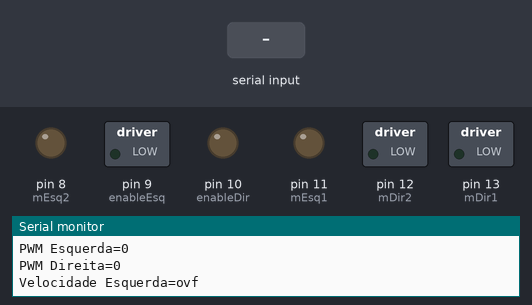
A sketch run on a simulated Arduino Uno, built with avr-gcc and run on an emulated ATmega328P. Parts: switched loads named in the sketch (green lamp = pin HIGH), output pins drawn as LEDs (lit = HIGH), the last lines printed to the serial monitor. The test bench sets the inputs (shaded band).

Above: at 1.2 s.
1.3 s: byte 90 received over Serial
At 2.3 s:
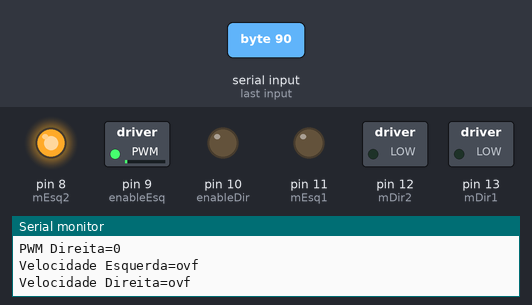
3.0 s: byte 120 received over Serial
At 3.8 s:
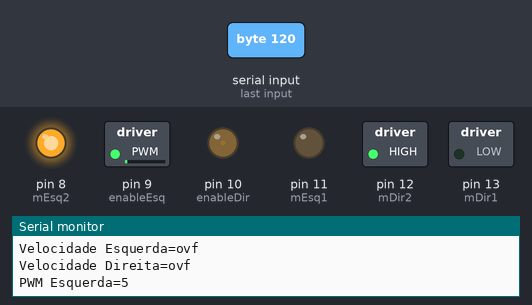
Timing chart, 0 to 6.0 s (numbered marks = the images above; inputs shaded):
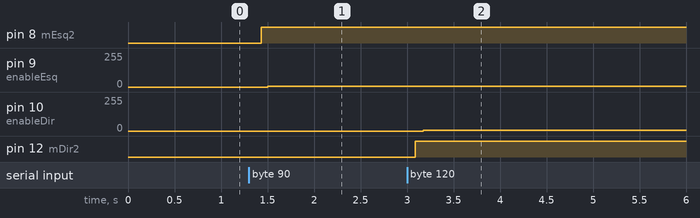

The sketch:

Final_Version_old.ino
```cpp
  // DEFINIÇÃO DO ROBO 1
 const int this_robot=1; // diretriz que informa qual o numero de cada robo - cada robo recebera um diferente


 //DEFINIÇÕES DOS PINOS PONTE H
  //Motor A Direito
  const int mDir1 = 13;
  const int mDir2 = 12;
  const int enableDir = 10;
  //Motor B Esquerdo
  const int mEsq1 = 11;
  const int mEsq2 = 8;
  const int enableEsq = 9;

//DEFINIÇÕES DAS VARIAVES

//Variaveis de controle
  float pesquisa_vel[] = {0, 1000, 1500, 2000, 2500, 3000, 3500, 4000, 4500, 5000, 5500, 6000, 6500, 7000, 7500, 8000, 8500};
  volatile unsigned long contador=0;
  int pwmEsq=0;
  int pwmDir=0;
  float instEsq=0;
  float instDir=0;
  float erroEsq=0;
  float erroDir=0;
  float refEsq=0;
  float refDir=0;

 // Variaveis de tratamento do byte recebido serialmente
 byte incomingByte = 0;	// for incoming serial data
 unsigned int rc_robo = 0; // variavel para receber para qual robo eh a informacao
 unsigned int rc_roda = 0; // 0 esqerda 1 direita
 unsigned int rc_sign = 0; // 0 frente 1 tras
 unsigned int rc_vel = 0; // vel recebida

void cponte(int pino1, int pino2 );


  void setup() {
    interrupts();
    Serial.begin(9600);
    Serial.write("Iniciando");

    // set all the other pins you're using as outputs:
    pinMode(mDir1, OUTPUT);
    pinMode(mDir2, OUTPUT);
    pinMode(enableDir, OUTPUT);
    pinMode(mEsq1, OUTPUT);
    pinMode(mEsq2, OUTPUT);
    pinMode(enableEsq, OUTPUT);
  }

  void loop() {
    leitura();
    encoder();
    cvelocidade();
}

void leitura(){
  if(Serial.available() > 0)
   {
      // read the incoming byte:
      incomingByte = Serial.read();
      // say what you got:
      Serial.print("I received: ");
      Serial.println(incomingByte, BIN); // Imprime o byte em si.

      rc_robo  = (incomingByte>>6) & B00000011;
      Serial.print("Robo: ");
      Serial.println(rc_robo, DEC); // Imprime o byte em si.

      if (rc_robo==this_robot){

      rc_roda = (incomingByte>>5) & B00000001;
      Serial.print("Roda: ");
      Serial.println(rc_roda, DEC); // Imprime o byte em si.

      rc_sign = (incomingByte>>4) & B00000001;
      Serial.print("Sign: ");
      Serial.println(rc_sign, DEC); // Imprime o byte em si.

      rc_vel  = incomingByte & B00001111;
      Serial.print("PWM: ");
      Serial.println(rc_vel, DEC); // Imprime o byte em si.
      Serial.println(pesquisa_vel[rc_vel],DEC);

      if(rc_roda==0){
        refEsq=pesquisa_vel[rc_vel]; //atualiza referencia roda esquerda
        cponte(mEsq1, mEsq2);//atualiza valores da Ponte H
      }
      else {           //idem para roda direita
        refDir=pesquisa_vel[rc_vel];
        cponte(mDir1,mDir2);
       }

      } else Serial.println("Nao eh este robo");

 }


}
void cponte(int pino1, int pino2 ){//controle ponte H

    if (rc_vel==0) {
      digitalWrite(pino1, LOW);  // PARA
      digitalWrite(pino2, LOW);
    }
    else if(rc_sign==0){
      digitalWrite(pino1, HIGH);  // FRENTE
      digitalWrite(pino2, LOW);
    }
    else {
      digitalWrite(pino1, LOW);   // TRAS
      digitalWrite(pino2, HIGH);
    }
}


void encoder(){
//RODA ESQUERDA
contador=0;
attachInterrupt(0, soma, RISING);//digital pin 2
delay(10);
detachInterrupt(0);//digital pin 2
instEsq=(contador-1-contador*0.03)/512.0*100.0*60.0;
Serial.write("Velocidade Esquerda=");
Serial.println(instEsq);
//RODA DIREITA
contador=0;
attachInterrupt(1, soma, RISING);//digital pin 3
delay(10);
detachInterrupt(1);//digital pin 3
instDir=(contador-1-contador*0.03)/512.0*100.0*60.0;
Serial.write("Velocidade Direita=");
Serial.println(instDir);

}


void cvelocidade(){

//CONTROLE RODA ESQUERDA
if (refEsq!=0){
erroEsq=refEsq-instEsq;
if(erroEsq>100){
  pwmEsq++;
 if(erroEsq>1000)
 pwmEsq+=4;
 if (pwmEsq>255)
pwmEsq=255;
if (pwmEsq<5)
pwmEsq=5;
}
else if (erroEsq<-100){
  pwmEsq--;
 if(erroEsq<-1000)
 pwmEsq-=4;
if (pwmEsq<5)
pwmEsq=5;
}
}
else pwmEsq=0;


Serial.write("PWM Esquerda=");
Serial.println(pwmEsq);
analogWrite(enableEsq, pwmEsq);

//CONTROLE RODA DIREITA
if (refDir!=0){
erroDir=refDir-instDir;
if(erroDir>100){
  pwmDir++;
 if(erroDir>1000)
 pwmDir+=4;
 if (pwmDir>255)
pwmDir=255;
if (pwmDir<5)
pwmDir=5;
}
else if (erroDir<-100){
  pwmDir--;
 if(erroDir<-1000)
 pwmDir-=4;
if (pwmDir<5)
pwmDir=5;
}
}
else pwmDir=0;


Serial.write("PWM Direita=");
Serial.println(pwmDir);
analogWrite(enableDir, pwmDir);
}

void soma(){
contador++;
}
```

Measured:
- after the input at 1.3 s, pin 8 (mEsq2): LOW → HIGH after 0.13 s; pin 9 (enableEsq): 0/255 → 5/255 after 0.20 s
- after the input at 3.0 s, pin 10 (enableDir): 0/255 → 5/255 after 0.17 s; pin 12 (mDir2): LOW → HIGH after 0.09 s
